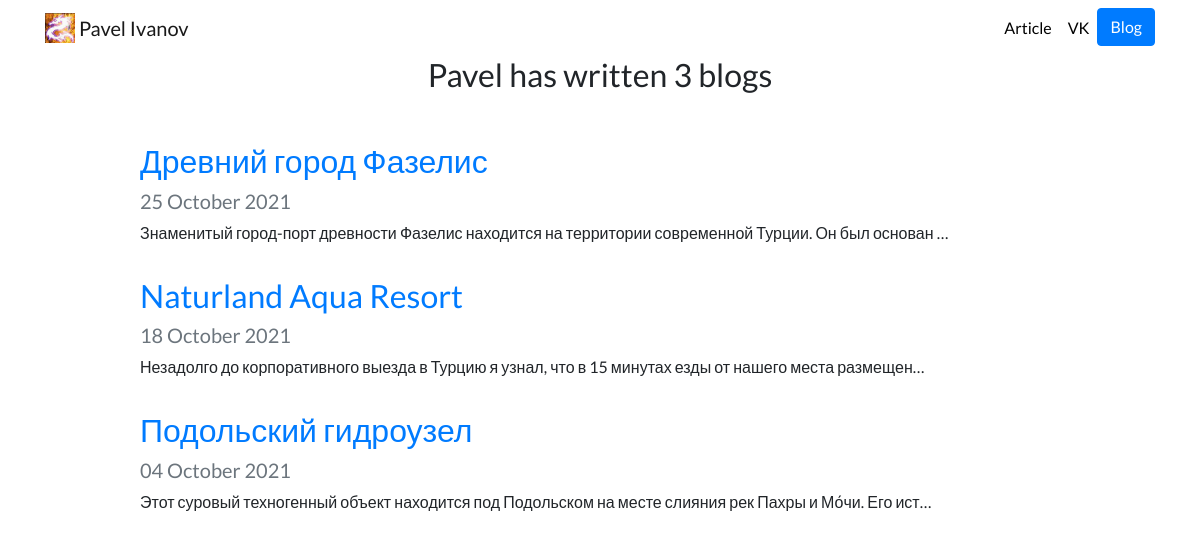
Screenshot of /blog/ with the database file from the repository.
### blog/models.py (models this page shows, shortened)
class Blog(models.Model):
    title = models.CharField(max_length=200)
    description = models.TextField()
    date = models.DateField()

### blog/views.py (the view)
# urls.py: path('', views.all_blogs, name='all_blogs'),
def all_blogs(request):
    blogs = Blog.objects.order_by('-date')
    return render(request, 'blog/all_blogs.html', {'blogs': blogs})

### blog/templates/blog/all_blogs.html
{% extends 'portfolio/base.html' %}
{% block content %}
<h2 class="text-center mb-5">Pavel has written {{blogs.count}} blog{{blogs.count|pluralize}}</h2>
{% for blog in blogs %}
<div class="row justify-content-center my-3">
    <div class="col-md-10">
        <a href="{% url 'blog:detail' blog.id %}"><h2>{{ blog.title }}</h2></a>
        <h5 class="text-muted">{{ blog.date|date:'d F Y' }}</h5>
        <p>{{ blog.description|safe|truncatechars:100 }}</p>
    </div>
</div>
{% endfor %}
{% endblock %}

### portfolio/static/portfolio/custom.css (style rules this page uses)
body { font-family: 'Lato', sans-serif; }

### rows the page displays
Blog: title "Древний город Фазелис", date "25 October 2021", description "Знаменитый город-порт древности Фазелис находится на территории современной Турции. Он был основан …"
Blog: title "Naturland Aqua Resort", date "18 October 2021", description "Незадолго до корпоративного выезда в Турцию я узнал, что в 15 минутах езды от нашего места размещен…"
Blog: title "Подольский гидроузел", date "04 October 2021", description "Этот суровый техногенный объект находится под Подольском на месте слияния рек Пахры и Мо́чи. Его ист…"

### other values shown
{{ blogs.count }} "3"
